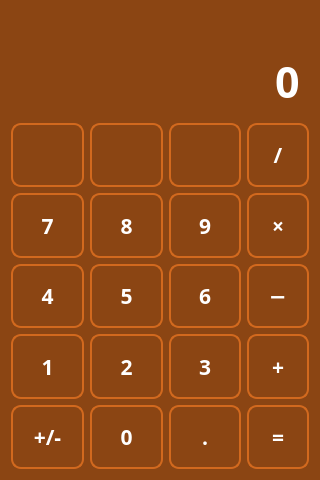
<?xml version="1.0" encoding="UTF-8"?>
<ui version="4.0">
 <class>Widget</class>
 <widget class="QWidget" name="Widget">
  <property name="geometry">
   <rect>
    <x>0</x>
    <y>0</y>
    <width>320</width>
    <height>480</height>
   </rect>
  </property>
  <property name="minimumSize">
   <size>
    <width>320</width>
    <height>480</height>
   </size>
  </property>
  <property name="windowTitle">
   <string>QTcalc</string>
  </property>
  <property name="windowIcon">
   <iconset>
    <normaloff>icons/calculate.png</normaloff>icons/calculate.png</iconset>
  </property>
  <property name="styleSheet">
   <string notr="true">QWidget {
    color: white;
    background-color: saddlebrown;
    font-family: Rubik;
    font-size: 16pt;
    font-weight: 600;
}

/* Стиль для кнопок */
QPushButton {
    background-color: transparent;
    border: 2px solid chocolate; /* Установите толщину и цвет границы */
    border-radius: 10px; /* Радиус скругления углов */
    padding: 10px 20px; /* Отступы внутри кнопки */
}

/* Стиль для кнопок при наведении */
QPushButton:hover {
    background-color: chocolate;
    color: white; /* Измените цвет текста при наведении */
}

/* Стиль для кнопок при нажатии */
QPushButton:pressed {
    background-color: sandybrown;
}

/* Стиль для текстового поля */
QLineEdit {
    font-size: 32pt;
    border: 2px solid chocolate;
    border-radius: 10px;
    padding: 5px;
}</string>
  </property>
  <layout class="QVBoxLayout" name="verticalLayout">
   <item>
    <widget class="QLabel" name="label">
     <property name="sizePolicy">
      <sizepolicy hsizetype="Preferred" vsizetype="Maximum">
       <horstretch>0</horstretch>
       <verstretch>0</verstretch>
      </sizepolicy>
     </property>
     <property name="font">
      <font>
       <family>Rubik</family>
       <pointsize>16</pointsize>
       <bold>true</bold>
      </font>
     </property>
     <property name="layoutDirection">
      <enum>Qt::LeftToRight</enum>
     </property>
     <property name="styleSheet">
      <string notr="true">color: sandybrown;</string>
     </property>
     <property name="alignment">
      <set>Qt::AlignRight|Qt::AlignTrailing|Qt::AlignVCenter</set>
     </property>
    </widget>
   </item>
   <item>
    <widget class="QLineEdit" name="lineEdit">
     <property name="sizePolicy">
      <sizepolicy hsizetype="Expanding" vsizetype="Maximum">
       <horstretch>0</horstretch>
       <verstretch>0</verstretch>
      </sizepolicy>
     </property>
     <property name="font">
      <font>
       <family>Rubik</family>
       <pointsize>32</pointsize>
       <bold>true</bold>
      </font>
     </property>
     <property name="styleSheet">
      <string notr="true">font-size: 32pt;
border: none;</string>
     </property>
     <property name="text">
      <string>0</string>
     </property>
     <property name="alignment">
      <set>Qt::AlignRight|Qt::AlignTrailing|Qt::AlignVCenter</set>
     </property>
     <property name="readOnly">
      <bool>true</bool>
     </property>
    </widget>
   </item>
   <item>
    <layout class="QGridLayout" name="gridLayout">
     <item row="0" column="2">
      <widget class="QPushButton" name="btn_back">
       <property name="sizePolicy">
        <sizepolicy hsizetype="Minimum" vsizetype="Expanding">
         <horstretch>0</horstretch>
         <verstretch>0</verstretch>
        </sizepolicy>
       </property>
       <property name="text">
        <string/>
       </property>
       <property name="icon">
        <iconset>
         <normaloff>icons/backspace.png</normaloff>icons/backspace.png</iconset>
       </property>
       <property name="iconSize">
        <size>
         <width>24</width>
         <height>24</height>
        </size>
       </property>
       <property name="shortcut">
        <string>Backspace</string>
       </property>
      </widget>
     </item>
     <item row="2" column="0">
      <widget class="QPushButton" name="btn_4">
       <property name="sizePolicy">
        <sizepolicy hsizetype="Minimum" vsizetype="Expanding">
         <horstretch>0</horstretch>
         <verstretch>0</verstretch>
        </sizepolicy>
       </property>
       <property name="text">
        <string>4</string>
       </property>
       <property name="shortcut">
        <string>4</string>
       </property>
      </widget>
     </item>
     <item row="0" column="0">
      <widget class="QPushButton" name="btn_del">
       <property name="sizePolicy">
        <sizepolicy hsizetype="Minimum" vsizetype="Expanding">
         <horstretch>0</horstretch>
         <verstretch>0</verstretch>
        </sizepolicy>
       </property>
       <property name="cursor">
        <cursorShape>PointingHandCursor</cursorShape>
       </property>
       <property name="text">
        <string/>
       </property>
       <property name="icon">
        <iconset>
         <normaloff>icons/delete.png</normaloff>icons/delete.png</iconset>
       </property>
       <property name="iconSize">
        <size>
         <width>24</width>
         <height>24</height>
        </size>
       </property>
       <property name="shortcut">
        <string>Del</string>
       </property>
      </widget>
     </item>
     <item row="4" column="1">
      <widget class="QPushButton" name="btn_0">
       <property name="sizePolicy">
        <sizepolicy hsizetype="Minimum" vsizetype="Expanding">
         <horstretch>0</horstretch>
         <verstretch>0</verstretch>
        </sizepolicy>
       </property>
       <property name="text">
        <string>0</string>
       </property>
       <property name="shortcut">
        <string>0</string>
       </property>
      </widget>
     </item>
     <item row="0" column="3">
      <widget class="QPushButton" name="btn_div">
       <property name="sizePolicy">
        <sizepolicy hsizetype="Minimum" vsizetype="Expanding">
         <horstretch>0</horstretch>
         <verstretch>0</verstretch>
        </sizepolicy>
       </property>
       <property name="text">
        <string>/</string>
       </property>
      </widget>
     </item>
     <item row="4" column="3">
      <widget class="QPushButton" name="btn_calc">
       <property name="sizePolicy">
        <sizepolicy hsizetype="Minimum" vsizetype="Expanding">
         <horstretch>0</horstretch>
         <verstretch>0</verstretch>
        </sizepolicy>
       </property>
       <property name="text">
        <string>=</string>
       </property>
       <property name="shortcut">
        <string>=</string>
       </property>
      </widget>
     </item>
     <item row="3" column="2">
      <widget class="QPushButton" name="btn_3">
       <property name="sizePolicy">
        <sizepolicy hsizetype="Minimum" vsizetype="Expanding">
         <horstretch>0</horstretch>
         <verstretch>0</verstretch>
        </sizepolicy>
       </property>
       <property name="text">
        <string>3</string>
       </property>
       <property name="shortcut">
        <string>3</string>
       </property>
      </widget>
     </item>
     <item row="4" column="0">
      <widget class="QPushButton" name="btn_neg">
       <property name="sizePolicy">
        <sizepolicy hsizetype="Minimum" vsizetype="Expanding">
         <horstretch>0</horstretch>
         <verstretch>0</verstretch>
        </sizepolicy>
       </property>
       <property name="text">
        <string>+/-</string>
       </property>
      </widget>
     </item>
     <item row="2" column="2">
      <widget class="QPushButton" name="btn_6">
       <property name="sizePolicy">
        <sizepolicy hsizetype="Minimum" vsizetype="Expanding">
         <horstretch>0</horstretch>
         <verstretch>0</verstretch>
        </sizepolicy>
       </property>
       <property name="text">
        <string>6</string>
       </property>
       <property name="shortcut">
        <string>6</string>
       </property>
      </widget>
     </item>
     <item row="4" column="2">
      <widget class="QPushButton" name="btn_point">
       <property name="sizePolicy">
        <sizepolicy hsizetype="Minimum" vsizetype="Expanding">
         <horstretch>0</horstretch>
         <verstretch>0</verstretch>
        </sizepolicy>
       </property>
       <property name="text">
        <string>.</string>
       </property>
      </widget>
     </item>
     <item row="3" column="1">
      <widget class="QPushButton" name="btn_2">
       <property name="sizePolicy">
        <sizepolicy hsizetype="Minimum" vsizetype="Expanding">
         <horstretch>0</horstretch>
         <verstretch>0</verstretch>
        </sizepolicy>
       </property>
       <property name="text">
        <string>2</string>
       </property>
       <property name="shortcut">
        <string>2</string>
       </property>
      </widget>
     </item>
     <item row="1" column="1">
      <widget class="QPushButton" name="btn_8">
       <property name="sizePolicy">
        <sizepolicy hsizetype="Minimum" vsizetype="Expanding">
         <horstretch>0</horstretch>
         <verstretch>0</verstretch>
        </sizepolicy>
       </property>
       <property name="text">
        <string>8</string>
       </property>
       <property name="shortcut">
        <string>8</string>
       </property>
      </widget>
     </item>
     <item row="1" column="2">
      <widget class="QPushButton" name="btn_9">
       <property name="sizePolicy">
        <sizepolicy hsizetype="Minimum" vsizetype="Expanding">
         <horstretch>0</horstretch>
         <verstretch>0</verstretch>
        </sizepolicy>
       </property>
       <property name="text">
        <string>9</string>
       </property>
      </widget>
     </item>
     <item row="0" column="1">
      <widget class="QPushButton" name="btn_cl">
       <property name="sizePolicy">
        <sizepolicy hsizetype="Minimum" vsizetype="Expanding">
         <horstretch>0</horstretch>
         <verstretch>0</verstretch>
        </sizepolicy>
       </property>
       <property name="text">
        <string/>
       </property>
       <property name="icon">
        <iconset>
         <normaloff>icons/clear_all.png</normaloff>icons/clear_all.png</iconset>
       </property>
       <property name="iconSize">
        <size>
         <width>24</width>
         <height>24</height>
        </size>
       </property>
      </widget>
     </item>
     <item row="2" column="3">
      <widget class="QPushButton" name="btn_sub">
       <property name="sizePolicy">
        <sizepolicy hsizetype="Minimum" vsizetype="Expanding">
         <horstretch>0</horstretch>
         <verstretch>0</verstretch>
        </sizepolicy>
       </property>
       <property name="text">
        <string>−</string>
       </property>
       <property name="shortcut">
        <string>-</string>
       </property>
      </widget>
     </item>
     <item row="1" column="3">
      <widget class="QPushButton" name="btn_mul">
       <property name="sizePolicy">
        <sizepolicy hsizetype="Minimum" vsizetype="Expanding">
         <horstretch>0</horstretch>
         <verstretch>0</verstretch>
        </sizepolicy>
       </property>
       <property name="text">
        <string>×</string>
       </property>
       <property name="shortcut">
        <string>*</string>
       </property>
      </widget>
     </item>
     <item row="2" column="1">
      <widget class="QPushButton" name="btn_5">
       <property name="sizePolicy">
        <sizepolicy hsizetype="Minimum" vsizetype="Expanding">
         <horstretch>0</horstretch>
         <verstretch>0</verstretch>
        </sizepolicy>
       </property>
       <property name="text">
        <string>5</string>
       </property>
       <property name="shortcut">
        <string>5</string>
       </property>
      </widget>
     </item>
     <item row="3" column="0">
      <widget class="QPushButton" name="btn_1">
       <property name="sizePolicy">
        <sizepolicy hsizetype="Minimum" vsizetype="Expanding">
         <horstretch>0</horstretch>
         <verstretch>0</verstretch>
        </sizepolicy>
       </property>
       <property name="text">
        <string>1</string>
       </property>
       <property name="shortcut">
        <string>1</string>
       </property>
      </widget>
     </item>
     <item row="3" column="3">
      <widget class="QPushButton" name="btn_plus">
       <property name="sizePolicy">
        <sizepolicy hsizetype="Minimum" vsizetype="Expanding">
         <horstretch>0</horstretch>
         <verstretch>0</verstretch>
        </sizepolicy>
       </property>
       <property name="text">
        <string>+</string>
       </property>
       <property name="shortcut">
        <string>+</string>
       </property>
      </widget>
     </item>
     <item row="1" column="0">
      <widget class="QPushButton" name="btn_7">
       <property name="sizePolicy">
        <sizepolicy hsizetype="Minimum" vsizetype="Expanding">
         <horstretch>0</horstretch>
         <verstretch>0</verstretch>
        </sizepolicy>
       </property>
       <property name="text">
        <string>7</string>
       </property>
       <property name="shortcut">
        <string>7</string>
       </property>
       <property name="checkable">
        <bool>false</bool>
       </property>
      </widget>
     </item>
    </layout>
   </item>
  </layout>
 </widget>
 <resources/>
 <connections/>
</ui>
